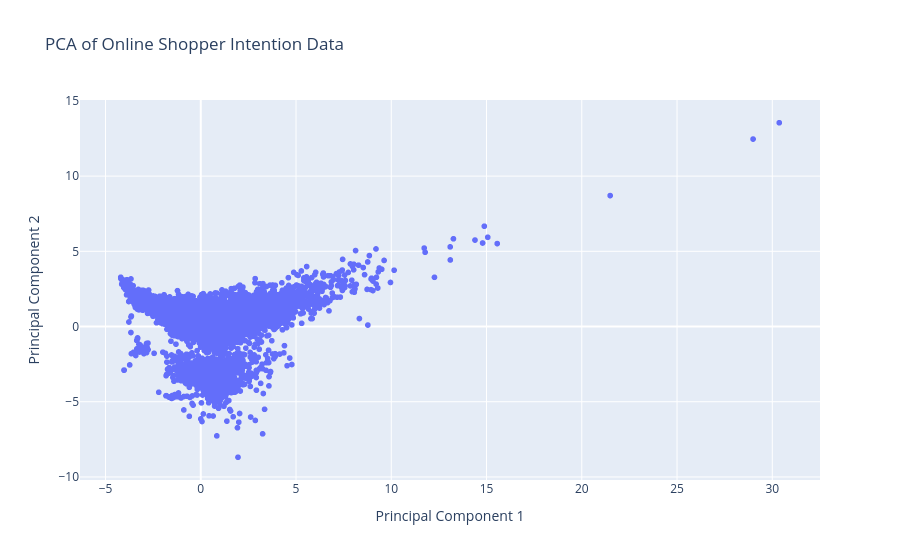

The notebook cell saved with this chart:
### Code cell
fig = px.scatter(osiDataEncoded, x='PCA1', y='PCA2', 
                 title='PCA of Online Shopper Intention Data',
                 labels={'PCA1': 'Principal Component 1', 'PCA2': 'Principal Component 2'})
fig.show()

### Figure 1 — Plotly figure (JSON) as saved in the notebook; plotly's stock layout.template omitted (floating-point values rounded to 4 significant figures; data arrays with more than 128 entries replaced by an {"elided": "..."} marker saying what was removed)
{"data": [{"hovertemplate": "Principal Component 1=%{x}<br>Principal Component 2=%{y}<extra></extra>", "legendgroup": "", "marker": {"color": "#636efa", "symbol": "circle"}, "mode": "markers", "name": "", "showlegend": false, "type": "scattergl", "x": {"elided": "12330 float values"}, "xaxis": "x", "y": {"elided": "12330 float values"}, "yaxis": "y"}], "layout": {"autosize": true, "legend": {"tracegroupgap": 0}, "title": {"text": "PCA of Online Shopper Intention Data"}, "xaxis": {"anchor": "y", "autorange": true, "domain": [0, 1], "range": [-6.299, 32.46], "title": {"text": "Principal Component 1"}, "type": "linear"}, "yaxis": {"anchor": "x", "autorange": true, "domain": [0, 1], "range": [-10.53, 15.38], "title": {"text": "Principal Component 2"}, "type": "linear"}}}
